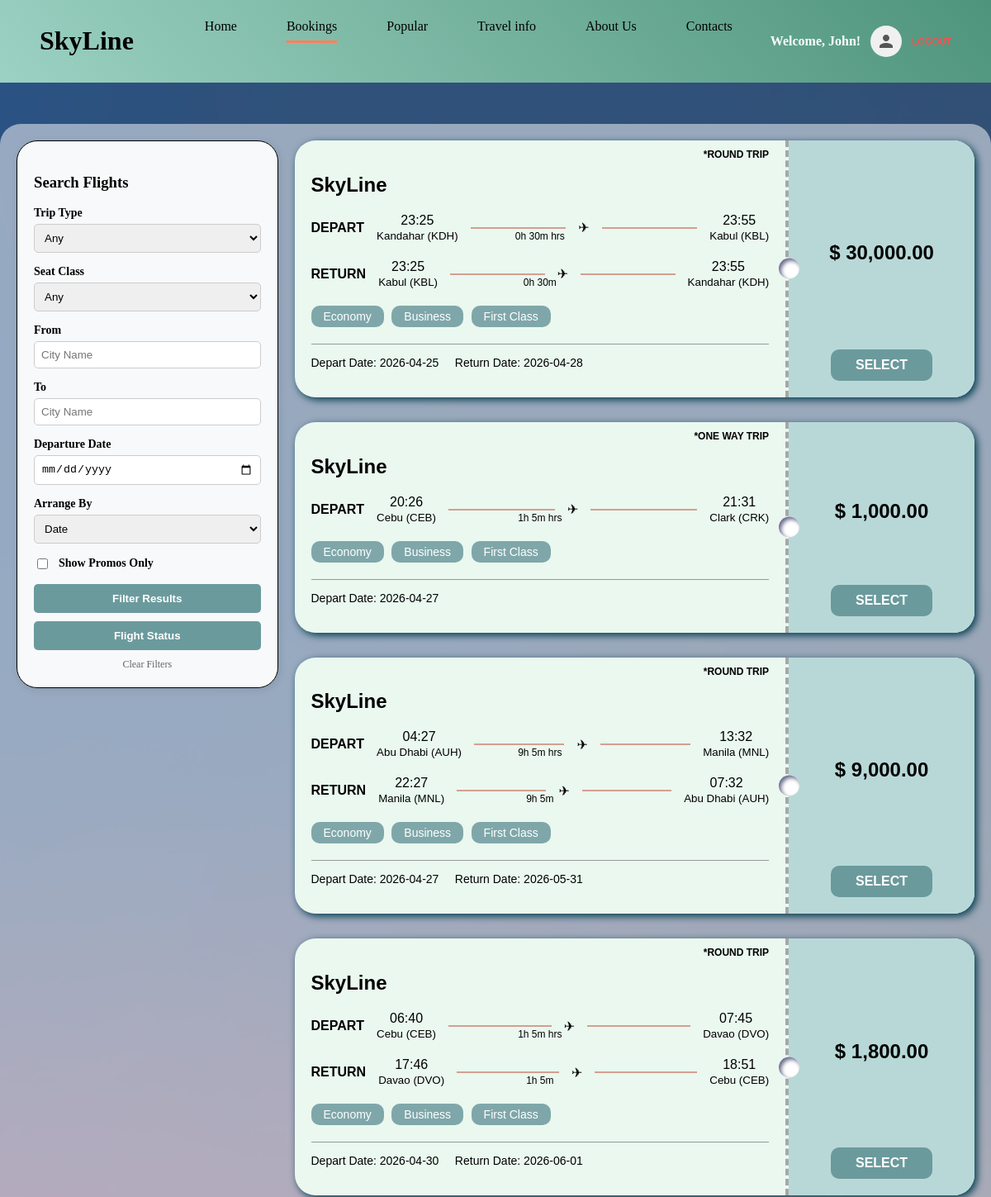
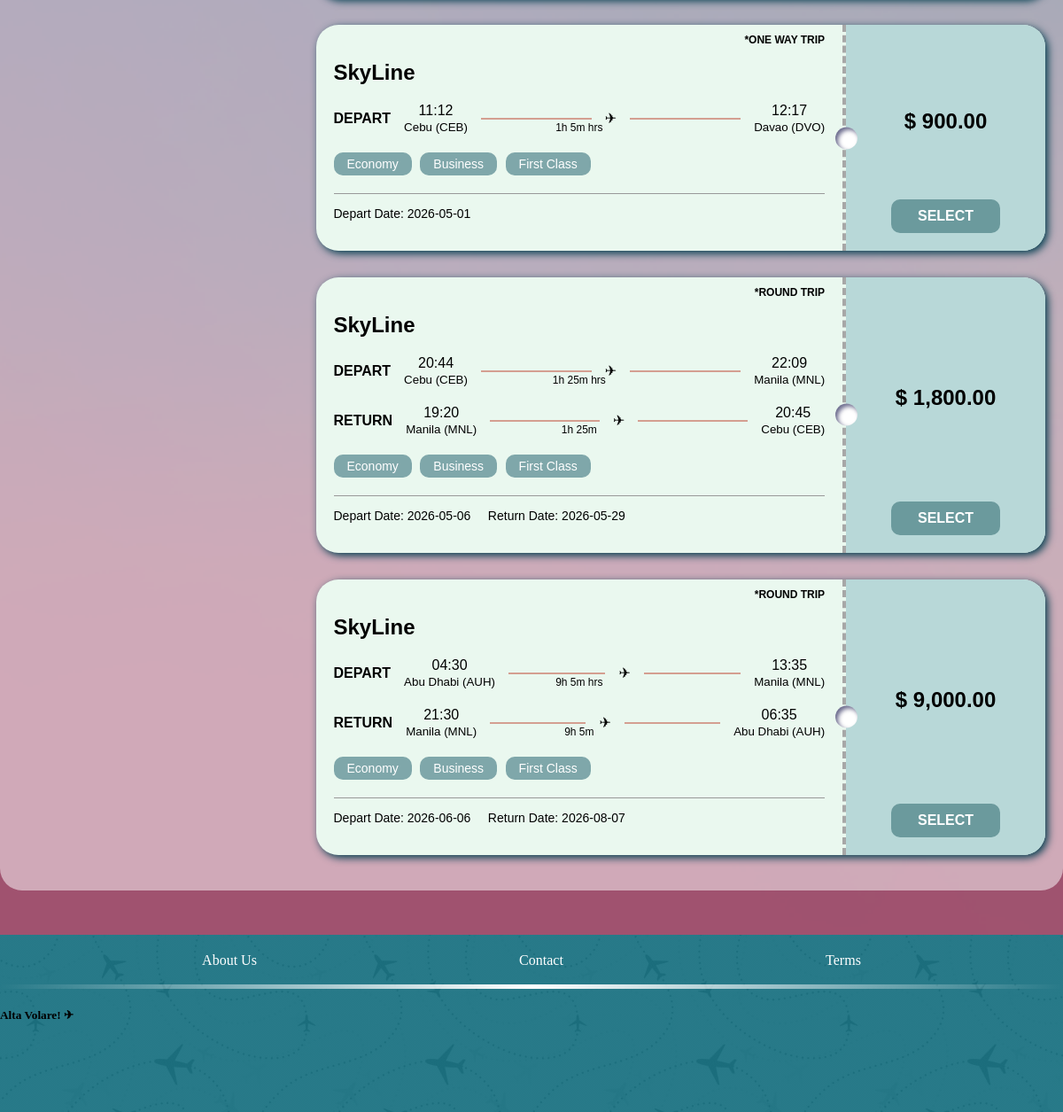
The app's page /booking (signed in) with its own data (2 pictures, top to bottom).
### app.py (models this page shows)
class Flight(db.Model):
    id = db.Column(db.Integer, primary_key=True)
    from_country = db.Column(db.String(50), nullable=False)
    from_city = db.Column(db.String(50), nullable=False)
    to_country = db.Column(db.String(50), nullable=False)
    to_city = db.Column(db.String(50), nullable=False)
    dep_date = db.Column(db.String(20), nullable=False)
    dep_time = db.Column(db.String(20), nullable=False)
    ret_date = db.Column(db.String(20), nullable=False)
    ret_time = db.Column(db.String(20), nullable=False)
    duration = db.Column(db.String(20), nullable=False)
    tickets_economy = db.Column(db.Integer)
    tickets_business = db.Column(db.Integer)
    tickets_first = db.Column(db.Integer)
    price = db.Column(db.Float, nullable=False)
    promo_code = db.Column(db.String(50), nullable=False)
    trip_type=db.Column(db.String(50), nullable=False)

### app.py (the view)
@app.route('/booking')
def booking():
    query = Flight.query
    trip_type = request.args.get('trip_type')
    if trip_type:
        query = query.filter(Flight.trip_type == trip_type)
    seat_class = request.args.get('seat_class')
    if seat_class == 'economy':
        query = query.filter(Flight.tickets_economy > 0)
    elif seat_class == 'business':
        query = query.filter(Flight.tickets_business > 0)
    elif seat_class == 'first':
        query = query.filter(Flight.tickets_first > 0)
    from_city = request.args.get('from_city')
    if from_city:
        query = query.filter(Flight.from_city.contains(from_city))
    to_city = request.args.get('to_city')
    if to_city:
        query = query.filter(Flight.to_city.contains(to_city))
    dep_date = request.args.get('dep_date')
    if dep_date:
        query = query.filter(Flight.dep_date == dep_date)
    if request.args.get('has_promo') == 'yes':
        query = query.filter(Flight.promo_code != 'none', Flight.promo_code != '')
    sort_by = request.args.get('sort_by', 'dep_date')
    if sort_by == 'price':
        query = query.order_by(Flight.price.asc())
    else:
        query = query.order_by(Flight.dep_date.asc())
    flights = query.all()
    return render_template('booking.html', flights=flights, calc_arrival=calculate_arrival)

### app.py (called while the page is built)
@app.after_request
def add_header(response):
    response.headers["Cache-Control"] = "no-cache, no-store, must-revalidate"
    response.headers["Pragma"] = "no-cache"
    response.headers["Expires"] = "0"
    return response

def calculate_arrival(start_time_str, duration_str):
    if not start_time_str or start_time_str == "none" or not duration_str:
        return "--:--"
    try:
        start_time = datetime.strptime(start_time_str, "%H:%M")
        clean_duration = duration_str.lower()
        hours = int(clean_duration.split('h')[0].strip())
        minutes = 0
        if 'm' in clean_duration:
            minutes = int(clean_duration.split('h')[1].split('m')[0].strip())
        arrival_time = start_time + timedelta(hours=hours, minutes=minutes)
        return arrival_time.strftime("%H:%M")
    except (ValueError, IndexError):
        return "--:--"

### templates/booking.html (shortened to what this page needs)
<!DOCTYPE html>
<html lang="en">
<head>
    <link rel="stylesheet" href="{{ url_for('static', filename='style.css') }}">
</head>
<body class="body">
    <div class="nav">
        <div class="logo"><h1>SkyLine</h1></div>
        <ul class="nav-container">
                <li class="nav-buttons"><a href="{{ url_for('index') }}">Home<hr class="n1"></a></li>
                <li class="nav-buttons"><a href="{{ url_for('booking') }}">Bookings<hr class="n2"  style="width: 100%;"></a></li>
                <li class="nav-buttons"><a href="{{ url_for('popular') }}">Popular<hr class="n3"></a></li>
                <li class="nav-buttons">
                    <a href="#">Travel info<hr class="n3"></a>
                </li>
                <li class="nav-buttons"><a href="{{ url_for('about') }}#about">About Us<hr class="n4"></a></li>
                <li class="nav-buttons"><a href="{{ url_for('contact') }}#contact">Contacts<hr class="n5"></a></li>
            </ul>
            <div class="nav-auth">
                {% if session['user_id'] %}
                    <div class="user-profile" style="display: flex; align-items: center; gap: 12px;">
                        <span class="user-name" style="color: white; font-family: 'Bookman Old Style'; font-weight: bold;">
                            Welcome, {{ session['first_name'] }}!
                        </span>
                        <a href="{{ url_for('bookedflights') }}" style="text-decoration: none;">
                        <div class="avatar-circle" style="width: 38px; height: 38px; background-color: #f0f0f0; border-radius: 50%; display: flex; align-items: center; justify-content: center;">
                            <svg viewBox="0 0 24 24" fill="#555" width="24px" height="24px">
                                <path d="M12 12c2.21 0 4-1.79 4-4s-1.79-4-4-4-4 1.79-4 4 1.79 4 4 4zm0 2c-2.67 0-8 1.34-8 4v2h16v-2c0-2.66-5.33-4-8-4z"/>
                            </svg>
                        </div>
                        </a>
                        <a href="{{ url_for('logout') }}" style="color: #ff4d4d; font-size: 0.7rem; text-decoration: none; text-transform: uppercase; font-family: sans-serif; font-weight: bold;">Logout</a>
                    </div>
                {% else %}
                    <button class="log-in"><a href="{{ url_for('login') }}">Log In</a></button>
                {% endif %}
            </div>
    </div>
<div class="booking-wrapper" >
        <div class="search-sidebar" >
            <h3>Search Flights</h3>
            <form action="{{ url_for('booking') }}" method="GET">
                <div class="filter-group">
                    <label>Trip Type</label>
                    <select name="trip_type">
                        <option value="">Any</option>
                    </select>
                </div>
                <div class="filter-group">
                    <label>Seat Class</label>
                    <select name="seat_class">
                        <option value="">Any</option>
                    </select>
                </div>
                <div class="filter-group">
                    <label>From</label>
                    <input type="text" name="from_city" placeholder="City Name">
                </div>
                <div class="filter-group">
                    <label>To</label>
                    <input type="text" name="to_city" placeholder="City Name">
                </div>
                <div class="filter-group">
                    <label>Departure Date</label>
                    <input type="date" name="dep_date">
                </div>
                <div class="filter-group">
                    <label>Arrange By</label>
                    <select name="sort_by">
                        <option value="dep_date">Date</option>
                    </select>
                </div>
                <div class="filter-group" style="flex-direction: row; align-items: center; gap: 10px;">
                    <input type="checkbox" name="has_promo" value="yes">
                    <label style="margin-bottom: 0;">Show Promos Only</label>
                </div>
                <button type="submit" class="search-btn">Filter Results</button>
                <button type="submit" class="search-btn" style="margin-top: 10px;">Flight Status</button>
                <a href="{{ url_for('booking') }}" style="display:block; text-align:center; margin-top:10px; font-size:12px; color:#666; text-decoration:none;">Clear Filters</a>
            </form>
        </div>
        <div class="ticket-container" action="/checkout" method="POST">
            {% for flight in flights %}
                {% if flight.tickets_economy > 0 or flight.tickets_business > 0 or flight.tickets_first > 0 %}
                <div class="ticket-card">
                    <div class="ticket-left">
                        <h2>SkyLine</h2>
                        <span class="trip-tag">*{{ flight.trip_type.upper() }}</span>
                        <div class="flight-path">
                            <div><strong>DEPART</strong></div>
                            <div style="text-align:center">{{ flight.dep_time }}<br><small>{{ flight.from_city }}</small></div>
                            <div class="line"></div>
                            <div style="position:absolute; left:50%; transform:translateX(-50%); font-size:12px; margin-top:20px;">{{ flight.duration }} hrs</div>
                            <div style="text-align:center">&#9992;</div>
                            <div class="line"></div>
                            <div style="text-align:center">{{ calc_arrival(flight.dep_time, flight.duration) }}<br><small>{{ flight.to_city }}</small></div>
                        </div>
                        {% if flight.trip_type == "round trip" %}
                        <div class="flight-path" style="margin-top:20px;">
                            <div><strong>RETURN</strong></div>
                            <div style="text-align:center">{{ flight.ret_time }}<br><small>{{ flight.to_city }}</small></div>
                            <div class="line"></div>
                            <div style="position:absolute; left:50%; transform:translateX(-50%); font-size:12px; margin-top:20px;">{{ flight.duration }}</div>
                            <div style="text-align:center">&#9992;</div>
                            <div class="line"></div>
                            <div style="text-align:center">
                                {{ calc_arrival(flight.ret_time, flight.duration) }}<br>
                                <small>{{ flight.from_city }}</small>
                            </div>
                        </div>
                        {% endif %}
                        <div style="margin-top: 20px;">
                            {% if flight.tickets_economy > 0 %}<button class="class-badge">Economy</button>{% endif %}
                            {% if flight.tickets_business > 0 %}<button class="class-badge">Business</button>{% endif %}
                            {% if flight.tickets_first > 0 %}<button class="class-badge">First Class</button>{% endif %}
                        </div>
                        <hr style="margin-top:20px; border: 0; border-top: 1px solid #999;">
                        <p style="font-size:14px">Depart Date: {{ flight.dep_date }} {% if flight.trip_type == "round trip" %}&nbsp;&nbsp;&nbsp; Return Date: {{ flight.ret_date }}{% endif %}</p>
                    </div>
                    <div class="ticket-right">
                        <div style="font-size: 24px; font-weight: bold;">$ {{ "{:,.2f}".format(flight.price) }}</div>
                        <a href="{{ url_for('checkout', flight_id=flight.id) }}">
                            <button class="select-btn">SELECT</button>
                        </a>
                    </div>
                </div>
                {% endif %}
            {% endfor %}
        </div>
</div>
    <div class="footer">
        <div class="buttons">
            <ul class="footer-buttons">
                <li class="footer-buttons"><a href="index.html#about">About Us</a></li>
                <li class="footer-buttons"><a href="index.html#contact">Contact</a></li>
                <li class="footer-buttons"><a href="#">Terms</a></li>
            </ul>
        </div>
        <hr>
        <h5>Alta Volare! &#9992;</h5>
    </div>
</body>
</html>

### static/style.css (style rules this page uses)
html, body { margin: 0; padding: 0; background-color: rgb(255, 255, 255); font-family: 'Franklin Gothic Medium'; scroll-behavior: smooth; overflow-x: hidden; width: 100%; }
* { box-sizing: border-box; }
.nav { width: 100%; height: auto; min-height: 60px; background-image: linear-gradient(50deg, #b5eed1d0, #4e947c); display: flex; flex-wrap: wrap; align-items: center; justify-content: space-between; padding: 10px 4%; margin: 0 0; overflow: visible; }
.nav hr { height: 3px; border: none; background-color: #ff815b; width: 0px; transition: width 0.3s ease-out; }
.logo { margin: auto 0; }
.nav-container { width: auto; max-width: 100%; display: flex; gap: 20px; margin-top: 0; }
.nav-container, .nav-buttons, a { text-decoration: none; list-style-type: none; color: black; }
.nav-buttons { position: relative; list-style: none; padding: 10px 20px; }

### templates/booking.html (style rules this page uses)
.body { background-image: url(static/images/booking.webp); background-size: cover; }
.ticket-container { max-width: 900px; margin: 20px auto; display: flex; flex-direction: column; gap: 30px; }
.ticket-card { display: flex; background: #eaf8ef; border-radius: 25px; overflow: hidden; color: #000; font-family: sans-serif; min-height: 220px; box-shadow: 3px 3px 10px rgb(0, 60, 78); }
.ticket-left { flex: 3; padding: 20px; position: relative; border-right: 4px dashed #a7a7a7; }
.ticket-right { flex: 1; background: #b8d8d8; padding: 20px; display: flex; flex-direction: column; justify-content: space-between; align-items: center; position: relative; }
.ticket-right::before { content: ''; position: absolute; left: -12px; top: 50%; transform: translateY(-50%); width: 25px; height: 25px; background: #fff; border-radius: 50%; box-shadow: inset 3px 3px 5px rgba(1, 1, 59, 0.589); }
.flight-path { display: flex; align-items: center; gap: 15px; margin: 10px 0; }
.line { flex-grow: 1; height: 2px; background: #d49f91; position: relative; }
.class-badge { background: #7fa7aa; color: white; padding: 5px 15px; border-radius: 10px; font-size: 14px; margin-right: 5px; border: none; }
.select-btn { background: #6b9a9d; color: white; padding: 10px 30px; border-radius: 10px; border: none; cursor: pointer; font-weight: bold; font-size: 16px; }
.trip-tag { position: absolute; top: 10px; right: 20px; font-size: 12px; font-weight: bold; }
.booking-wrapper { background-color: rgba(255, 255, 255, 0.507); border-radius: 25px; display: flex; max-width: 1200px; margin: 50px auto; gap: 20px; padding: 20px; }
.search-sidebar { flex: 1; background: #f8f9fa; padding: 20px; border-radius: 25px; height: fit-content; box-shadow: 2px 2px 10px rgba(0,0,0,0.1); border: solid black 1px; }
.ticket-container { flex: 3; margin-top: 0; }
.filter-group { margin-bottom: 15px; display: flex; flex-direction: column; gap: 5px; }
.filter-group label { font-weight: bold; font-size: 14px; }
.filter-group select, .filter-group input { padding: 8px; border-radius: 5px; border: 1px solid #ccc; }
.search-btn { width: 100%; padding: 10px; background: #6b9a9d; color: white; border: none; border-radius: 5px; cursor: pointer; font-weight: bold; }

### records on screen
Flight: trip_type "ROUND TRIP", dep_time "23:25", from_city "Kandahar (KDH)", duration "0h 30m", dep_time+duration "23:55", to_city "Kabul (KBL)", ret_time "23:25", ret_time+duration "23:55", tickets_economy "Economy", tickets_business "Business", tickets_first "First Class", dep_date "2026-04-25", ret_date "2026-04-28", price "30,000.00"
Flight: trip_type "ONE WAY TRIP", dep_time "20:26", from_city "Cebu (CEB)", duration "1h 5m", dep_time+duration "21:31", to_city "Clark (CRK)", tickets_economy "Economy", tickets_business "Business", tickets_first "First Class", dep_date "2026-04-27", price "1,000.00"
Flight: trip_type "ROUND TRIP", dep_time "04:27", from_city "Abu Dhabi (AUH)", duration "9h 5m", dep_time+duration "13:32", to_city "Manila (MNL)", ret_time "22:27", ret_time+duration "07:32", tickets_economy "Economy", tickets_business "Business", tickets_first "First Class", dep_date "2026-04-27", ret_date "2026-05-31", price "9,000.00"
Flight: trip_type "ROUND TRIP", dep_time "06:40", from_city "Cebu (CEB)", duration "1h 5m", dep_time+duration "07:45", to_city "Davao (DVO)", ret_time "17:46", ret_time+duration "18:51", tickets_economy "Economy", tickets_business "Business", tickets_first "First Class", dep_date "2026-04-30", ret_date "2026-06-01", price "1,800.00"
Flight: trip_type "ONE WAY TRIP", dep_time "11:12", from_city "Cebu (CEB)", duration "1h 5m", dep_time+duration "12:17", to_city "Davao (DVO)", tickets_economy "Economy", tickets_business "Business", tickets_first "First Class", dep_date "2026-05-01", price "900.00"
Flight: trip_type "ROUND TRIP", dep_time "20:44", from_city "Cebu (CEB)", duration "1h 25m", dep_time+duration "22:09", to_city "Manila (MNL)", ret_time "19:20", ret_time+duration "20:45", tickets_economy "Economy", tickets_business "Business", tickets_first "First Class", dep_date "2026-05-06", ret_date "2026-05-29", price "1,800.00"
Flight: trip_type "ROUND TRIP", dep_time "04:30", from_city "Abu Dhabi (AUH)", duration "9h 5m", dep_time+duration "13:35", to_city "Manila (MNL)", ret_time "21:30", ret_time+duration "06:35", tickets_economy "Economy", tickets_business "Business", tickets_first "First Class", dep_date "2026-06-06", ret_date "2026-08-07", price "9,000.00"

### other values on screen
{{ session['first_name'] }} "John"
